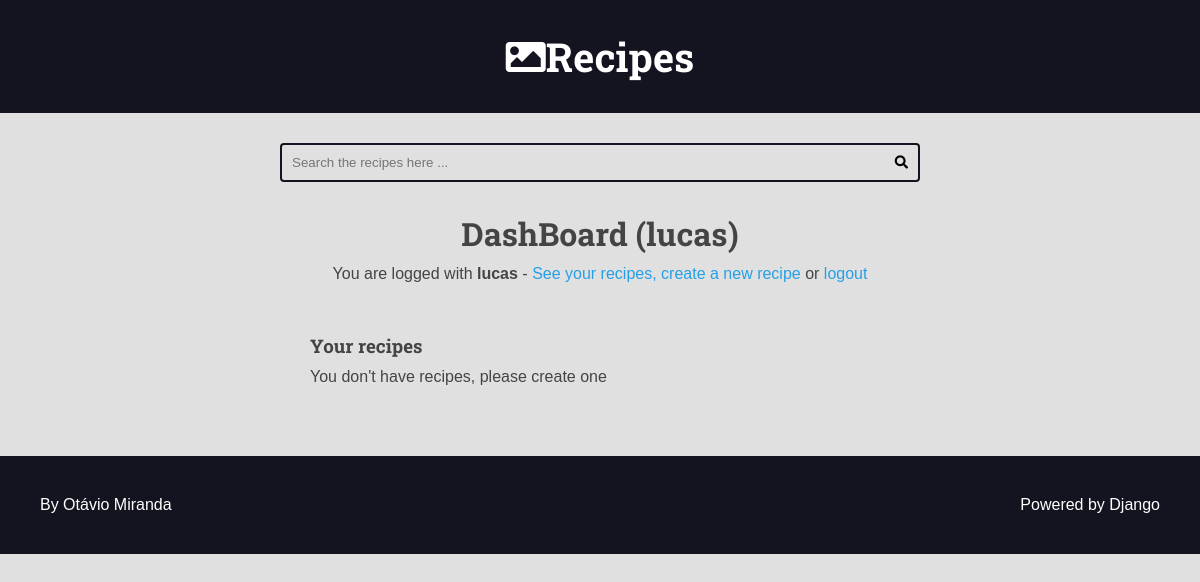
/authors/dashboard/ (signed in), run on an earlier commit of the app's database.
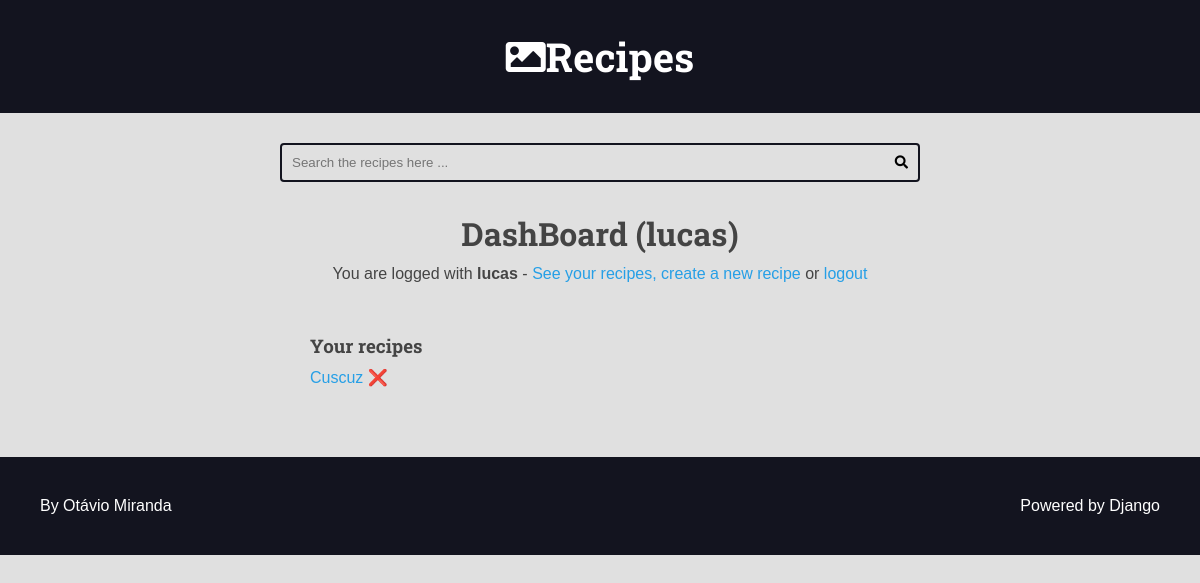
And on a later commit of the database.
### recipes/models.py (models this page shows, shortened)
class Recipe(models.Model):
    title = models.CharField(max_length=65)
    description = models.CharField(max_length=165)
    slug = models.SlugField(unique=True)
    preparation_time = models.IntegerField()
    preparation_time_unit = models.CharField(max_length=65)
    servings = models.IntegerField()
    servings_unit = models.CharField(max_length=65)
    preparation_steps = models.TextField()
    preparation_steps_is_html = models.BooleanField(default=False)
    created_at = models.DateTimeField(auto_now_add=True)
    updated_at = models.DateTimeField(auto_now=True)
    is_published = models.BooleanField(default=False)
    cover = models.ImageField(
        upload_to='recipes/covers/%Y/%m/%d/', blank=True, default=' ')
    category = models.ForeignKey(
        Category, on_delete=models.SET_NULL, null=True, blank=True, default=None)  # noqa: E501
    author = models.ForeignKey(User, on_delete=models.SET_NULL, null=True)

### authors/views/all.py (the view)
# urls.py: path('dashboard/', views.dashboard, name='dashboard'),
@login_required(login_url='authors:login', redirect_field_name='next')
def dashboard(request):
    recipes = Recipe.objects.filter(
        is_published=False,
        author=request.user
    )
    return render(request, 'authors/pages/dashboard.html', {
        'recipes': recipes
    })

### authors/templates/authors/pages/dashboard.html (shortened to what this page needs)
{% extends 'global/base.html' %}
{% block content %}
<div class="main-content center container">
   <h1>DashBoard ({{ user }})</h1>
   {% include 'authors/partials/login_message.html' %}
   <div class="authors-dashboard-container">
      <h3>Your recipes</h3>
      <ul>
         {% for recipe in recipes %}
            <li>
               <a href="{% url 'authors:dashboard_recipe_edit' recipe.id %}">{{recipe.title}}</a>
               <strong>
                  <form class="inline-form form-delete" action=" {% url 'authors:dashboard_recipe_delete' recipe.id %}" method="POST">
                     <button class="plaintext-button">❌</button>
                  </form>
               </strong>
            </li>
            {% empty %}
            <li>
               <p>You don't have recipes, please create one</p>
            </li>
         {% endfor %}
      </ul>
    </div>
  </div>
{% endblock content %}

What changed in the data, as far as the page shows it:
now on this page (row edited): Recipe: title "Cuscuz"
Also different on the page:
text no longer shown: "You don't have recipes, please create one"
